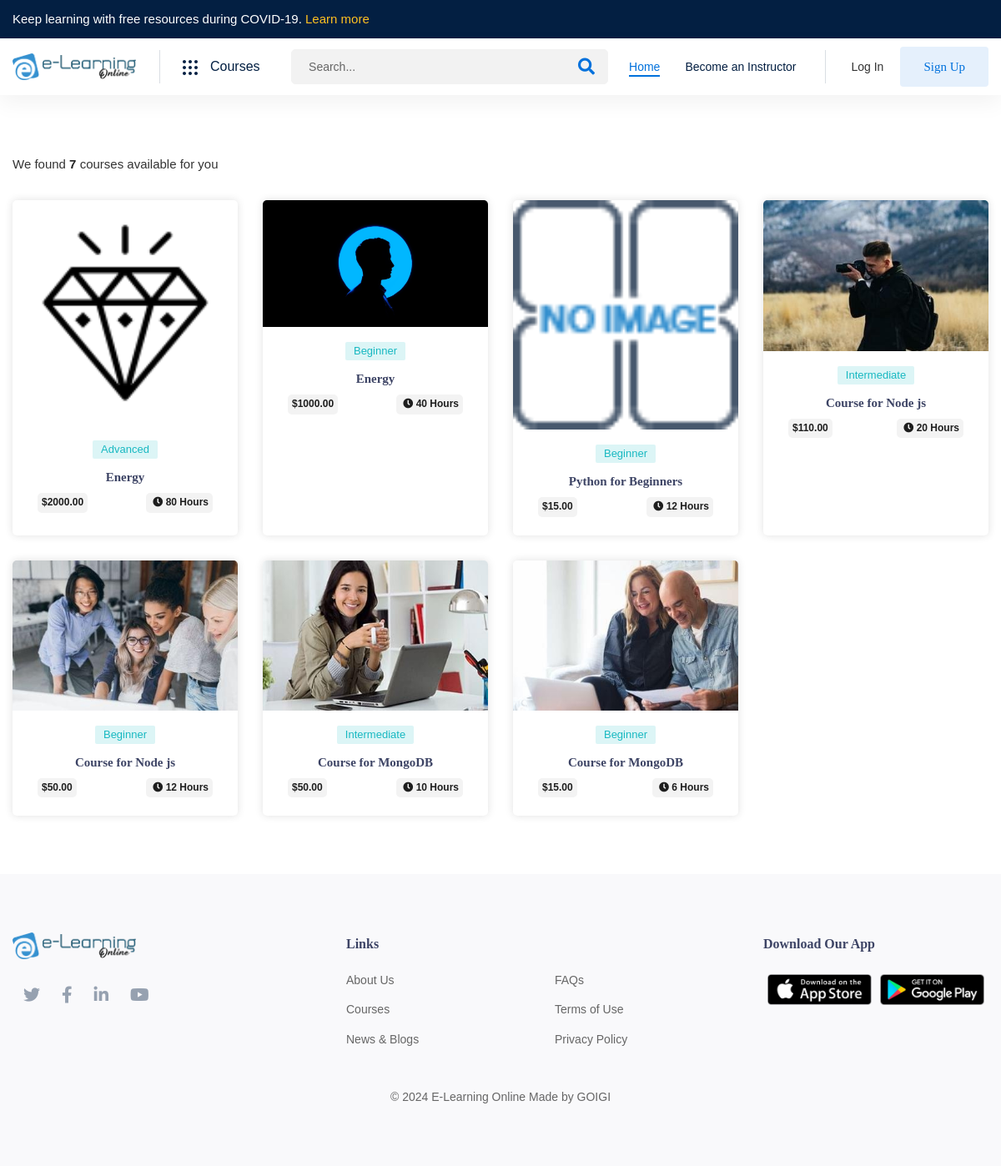
Page /index.php/home/courselist on the committed database.
### tables this page shows
CREATE TABLE `settings` (
  `settingId` bigint(20) NOT NULL,
  `logo` varchar(500) DEFAULT NULL,
  `favicon` varchar(500) DEFAULT NULL,
  `title` varchar(500) DEFAULT NULL,
  `company` varchar(200) NOT NULL,
  `address` varchar(500) DEFAULT NULL,
  `email` varchar(500) DEFAULT NULL,
  `phone` varchar(500) DEFAULT NULL,
  `facebook` tinytext,
  `twitter` tinytext,
  `linkedin` tinytext,
  `instagram` tinytext,
  `member_subscription` int(2) NOT NULL,
  `member_activity` int(2) NOT NULL,
  `weekly_report` int(2) NOT NULL
);

CREATE TABLE `courses` (
  `courseId` bigint(20) NOT NULL,
  `courseName` varchar(255) DEFAULT NULL,
  `userId` int(11) NOT NULL COMMENT '0-Admin',
  `descriptions` longtext,
  `image` varchar(100) DEFAULT NULL,
  `created_by` enum('admin','instructor') NOT NULL DEFAULT 'admin',
  `creator_id` int(11) NOT NULL,
  `approve_status` enum('approved','forbidden') NOT NULL DEFAULT 'forbidden',
  `created` datetime DEFAULT NULL,
  `updated` timestamp NOT NULL DEFAULT CURRENT_TIMESTAMP,
  `status` enum('1','0') NOT NULL DEFAULT '1' COMMENT '1=Active, 0=Inactive'
);

### application/controllers/Home.php (called while the page is built, shortened)
<?php
class Home extends My_Controller
{
	public function __construct()
    {
    	$this->load->model('Commonmodel');
    	$this->load->helper('form');
		$this->load->helper(array('url','front_helper'));
		$this->load->library("pagination");
    }
	public function courselist()
	{
		$data['title'] = "Course List";
		if(!empty($this->input->post('search_text'))){
			$search_text = $this->input->post('search_text');
            $where_clause = "WHERE c.courseName LIKE '%".$search_text."%' AND c.status = '1' AND cl.status = '1'";
            $data['search_text'] = $search_text;
		}else{
			$where_clause = "WHERE c.status = '1' AND cl.status = '1'";
			$data['search_text'] = null;
		}
		$sql_course_list = "SELECT c.*,cl.level,cl.image as level_image,Count(DISTINCT cc.chapterId) as totalChapter,SUM(chp.totalHours) as totalHours, SUM(chp.cost) as lvlCost FROM course_level_details cl LEFT JOIN courses c ON ( cl.courseId=c.courseId ) LEFT JOIN course_chapters cc ON ( cl.courseId = cc.courseId AND cl.level = cc.level ) LEFT JOIN chapters chp ON cc.chapterId=chp.chapterId ".$where_clause." GROUP BY cl.crsLvlId ORDER BY cl.crsLvlId DESC";
		$data['courseList'] = $this->mymodel->fetch($sql_course_list, false);
		$this->load->view('header', $data);
		$this->load->view('courselist');
		$this->load->view('footer');
	}
}

### index.php (called while the page is built, shortened)
<?php
require_once BASEPATH.'core/CodeIgniter.php';

### application/core/MY_Model.php (called while the page is built, shortened)
<?php
class MY_Model extends CI_Model {
	public function get($table, $single = False, $col = NULL, $id = NULL, $limit = NULL, $order_by = NULL)
	{
		if (!$col == NULL && !$id == NULL) {
			$this->db->where($col, $id);
		}
		$this->db->from($table);
		if ($single == FALSE) {
			$method = 'result';
		} else {
			$method = 'row';
		}
		$query = $this->db->get();
		$result = $query->$method();
		return $result;
	}
	public function fetch($sql, $single = FALSE)
	{
		$query = $this->db->query($sql);
		if ($single == FALSE) {
			$result = $query->result();
		} else {
			$result = $query->row();
		}
		return $result;
	}
}

### application/views/courselist.php (the view, shortened to what this page needs)
        <div class="courses-section section-padding-01">
            <div class="container">
                <div class="archive-filter-bars">
                    <div class="archive-filter-bar">
                        <p>We found <span><?=count($courseList)?></span> courses available for you <?=(!empty($search_text)?'on "'.$search_text.'"':'')?></p>
                    </div>
                </div>
                  <div class="row gy-6">
                     <?php
                       if(is_array($courseList) && !empty($courseList)){
                         foreach ($courseList as $key => $v){
                            $sql_lvl= "SELECT GROUP_CONCAT(cl.level) as levelStr FROM `course_level_details` cl WHERE cl.courseId='".$v->courseId."'";
                            $levelData = $this->mymodel->fetch($sql_lvl, true);
                            $levelArr = explode(',', $levelData->levelStr);
                     ?>
                        <div class="col-xl-3 col-lg-4 col-sm-6">
                            <div class="course-item-02" data-aos="fade-up" data-aos-duration="1000">
                                <div class="course-header">
                                    <div class="course-header__thumbnail rounded-0">
                                         <?php if (@$v->level_image && file_exists('./uploads/level/'.@$v->level_image)) { ?>
                                            <a href="<?=base_url('course/details/'.$v->courseId.'/'.$levelArr[0])?>"><img src="<?= base_url('uploads/level/'.@$v->level_image) ?>" alt="img" width="258" height="173"></a>
                                        <?php } else { ?>
                                            <a href="<?=base_url('course/details/'.$v->courseId.'/'.$levelArr[0])?>"><img src="<?= base_url('uploads/course_no_image.png') ?>" alt="img" width="258" height="173"></a>
                                        <?php } ?>
                                    </div>
                                </div>
                                <div class="course-info-02">
                                    <div class="text-center"><span class="course-info__badge-text badge-all"><?=ucfirst(@$v->level)?></span></div>
                                    <h3 class="course-info__title text-center"><a href="<?=base_url('course/details/'.$v->courseId.'/'.$levelArr[0])?>"><?=@$v->courseName?></a></h3>
                                    <div class="course-info__price ">
                                        <span class="d-flex justify-content-between">
                                            <small class="sale-price">$<?=@$v->lvlCost?></small>
                                            <small class="sale-price">&nbsp;<i class="fa fa-clock"></i>&nbsp;<?=$v->totalHours?>&nbsp;Hours</small>
                                        </span>
                                    </div>
                                </div>
                            </div>
                        </div>
                      <?php } } else{ ?>
                          <div class="categories-item__info">
                            <h3 class="categories-item__name">No course available at this moment!</h3>
                          </div>
                      <?php } ?>
                  </div>
            </div>
        </div>
</body>
</html>

### application/views/header.php (shortened to what this page needs)
<?php
    $settings = $this->mymodel->get('settings', true, 'settingId', '1');
    $subjects = $this->mymodel->get('subjects', false);
?>
<!DOCTYPE html>
<html class="no-js" lang="en">
<head>
    <link rel="stylesheet" href="<?=base_url('frontend/css/vendor/fontawesome-all.min.css')?>">
    <link rel="stylesheet" href="<?=base_url('frontend/css/vendor/bootstrap.min.css')?>">
    <link rel="stylesheet" href="<?=base_url('frontend/css/vendor/edumall-icon.css')?>">
    <link rel="stylesheet" href="<?=base_url('frontend/css/plugins/aos.css')?>">
    <link rel="stylesheet" href="<?=base_url('frontend/css/plugins/swiper-bundle.min.css')?>">
    <link rel="stylesheet" href="<?=base_url('frontend/css/plugins/perfect-scrollbar.css')?>">
    <link rel="stylesheet" href="<?=base_url('frontend/css/plugins/jquery.powertip.min.css')?>">
    <link rel="stylesheet" href="<?=base_url('frontend/css/plugins/glightbox.min.css')?>">
    <link rel="stylesheet" href="<?=base_url('frontend/css/plugins/flatpickr.min.css')?>">
    <link rel="stylesheet" href="<?=base_url('frontend/css/plugins/ion.rangeSlider.min.css')?>">
    <link rel="stylesheet" href="<?=base_url('frontend/css/plugins/select2.min.css')?>">
    <link rel="stylesheet" href="<?= base_url('plugins/sweetalert/sweetalert.css');?>">
    <link rel="stylesheet" href="<?= base_url('frontend/css/owl.carousel.min.css');?>">
    <link rel="stylesheet" href="<?=base_url('frontend/css/style.css')?>">
    <link rel="stylesheet" href="<?=base_url('frontend/css/custom.css')?>">
</head>
<body>
    <main class="main-wrapper">
        <div class="header-section header-sticky">
            <div class="header-top d-none d-sm-block">
                <div class="container">
                    <div class="header-top-bar-wrap">
                        <div class="row">
                            <div class="col-lg-8">
                                <div class="header-top-bar-wrap__text">
                                    <p>
                                        Keep learning with free resources during <strong>COVID-19.</strong> <a href="#">Learn more</a>
                                    </p>
                                </div>
                            </div>
                            <div class="col-lg-4">
                            </div>
                        </div>
                    </div>
                </div>
            </div>
            <div class="header-main">
                <div class="container">
                    <div class="header-main-wrapper">
                        <div class="header-logo">
                            <a class="header-logo__logo" href="<?=base_url()?>"><img src="<?= base_url('uploads/logos/'.@$settings->logo) ?>" width="296" height="64" alt="Logo"></a>
                        </div>
                        <div class="header-category-menu d-none d-xl-block">
                            <a href="<?=base_url('courselist')?>" class="header-category-toggle">
                                <div class="header-category-toggle__icon">
                                </div>
                                <div class="header-category-toggle__text">Courses</div>
                            </a>
                                    <?php foreach ($subjects as $key => $sub): ?>
                                        <?php
                                            $sql_crs= "SELECT c.courseId,c.courseName FROM `courses` c LEFT JOIN course_chapters cc ON c.courseId=cc.courseId LEFT JOIN chapters chp ON cc.chapterId=chp.chapterId WHERE chp.subjectId='".$sub->subjectId."' GROUP BY c.courseId";
                                            $courseList=  $this->mymodel->fetch($sql_crs, false);
                                        ?>
                                    <?php endforeach ?>
                        </div>
                        <div class="header-inner">
                            <div class="header-serach">
                                <form action="<?=base_url('courselist')?>" method="post">
                                    <input type="text" name="search_text" class="header-serach__input" placeholder="Search...">
                                    <button type="submit" class="header-serach__btn"><i class="fas fa-search"></i></button>
                                </form>
                            </div>
                            <div class="header-navigation d-none d-xl-block">
                                <nav class="menu-primary">
                                    <ul class="menu-primary__container">
                                        <li><a class="active" href="<?=base_url()?>"><span>Home</span></a></li>
                                        <?php if (!$this->session->has_userdata('instructor')){ ?>
                                        <li><a href="<?=base_url('become-a-instructor')?>"><span>Become an Instructor</span></a></li>
                                    <?php }?>
                                    </ul>
                                </nav>
                            </div>
                            <div class="header-user d-none d-lg-flex">
                                <?php if ($this->session->has_userdata('userId') && $this->session->has_userdata('student')){?>
                                    <nav class="menu-primary">
                                        <ul class="menu-primary__container">
                                            <li><a class="" href="<?=base_url('student/dashboard')?>"><span>Dashboard</span></a></li>
                                            <li><a href="<?=base_url('login/logout')?>">Logout</a></li>
                                        </ul>
                                    </nav>
                            <?php } else { ?>
                                <div class="header-user__button">
                                    <button class="header-user__login" data-bs-toggle="modal" data-bs-target="#loginModal" data-backdrop="static" data-keyboard="false"  data-toggle="modal">Log In</button>
                                </div>
                                <div class="header-user__button">
                                    <button class="header-user__signup btn btn-primary btn-hover-primary" id="userRegisterModalOpening">Sign Up</button>
                                </div>
                            <?php }?>
                            </div>
                        </div>
                    </div>
                </div>
            </div>
        </div>

### application/views/footer.php (shortened to what this page needs)
<?php $settings = $this->mymodel->get('settings', true, 'settingId', '1'); ?>
<div class="footer-section footer-bg-1">
    <div class="footer-widget-area section-padding-01">
        <div class="container">
            <div class="row gy-6">
                <div class="col-lg-4">
                    <div class="footer-widget ">
                        <a href="<?=base_url()?>" class="footer-widget__logo"><img src="<?= base_url('uploads/logos/'.@$settings->logo) ?>" alt="Logo" width="150" height="32"></a>
                        <div class="footer-widget__social justify-content-start">
                            <a href="https://twitter.com/" target="_blank"><i class="fab fa-twitter"></i></a>
                            <a href="https://www.facebook.com/" target="_blank"><i class="fab fa-facebook-f"></i></a>
                            <a href="https://www.linkedin.com/" target="_blank"><i class="fab fa-linkedin-in"></i></a>
                            <a href="https://www.youtube.com/" target="_blank"><i class="fab fa-youtube"></i></a>
                        </div>
                    </div>
                </div>
                <div class="col-lg-5">
                    <div class="footer-widget">
                        <h4 class="footer-widget__title">Links</h4>
                        <div class="row">
                            <div class="col-lg-6">
                                <ul class="footer-widget__link">
                                    <li><a href="<?=base_url('about-us')?>">About Us</a></li>
                                    <li><a href="<?=base_url('courselist')?>">Courses</a></li>
                                    <li><a href="<?=base_url('blogs')?>">News & Blogs</a></li>
                                </ul>
                            </div>
                            <div class="col-lg-6">
                                <ul class="footer-widget__link ">
                                    <li><a href="<?=base_url('faqs')?>">FAQs</a></li>
                                    <li><a href="<?=base_url('terms-and-conditions')?>">Terms of Use</a></li>
                                    <li><a href="<?=base_url('privacy-policy')?>">Privacy Policy</a></li>
                                </ul>
                            </div>
                        </div>
                    </div>
                </div>
                <div class="col-lg-3">
                    <div class="footer-widget">
                        <h4 class="footer-widget__title">Download Our App </h4>
                        <div class="d-flex appdownload mb-3">
                            <a href="#"><img src="<?= base_url('frontend/images/appstores.png')?>"></a>
                            <a href="#"><img src="<?= base_url('frontend/images/play-store.png')?>"></a>
                        </div>
                    </div>
                </div>
                <div class="col-lg-12 text-center">
                    <p class="footer-widget__copyright">&copy;  <?=date('Y')?> <span> <?=$settings->title?> </span> Made by <a href="https://www.goigi.com" target="_blank">GOIGI</a></p>
                </div>
            </div>
        </div>
    </div>
</div>
</body>
</html>

### rows in the picture
settings: logo (picture), title "E-Learning Online"
courses: shows a picture, level "Advanced", courseName "Energy", lvlCost "2000.00", totalHours "80", level "Beginner", lvlCost "1000.00", totalHours "40"
courses: level "Beginner", courseName "Python for Beginners", lvlCost "15.00", totalHours "12"
courses: shows a picture, level "Intermediate", courseName "Course for Node js", lvlCost "110.00", totalHours "20", level "Beginner", lvlCost "50.00", totalHours "12"
courses: shows a picture, level "Intermediate", courseName "Course for MongoDB", lvlCost "50.00", totalHours "10", level "Beginner", lvlCost "15.00", totalHours "6"

### other values in the picture
count($courseList) "7"
